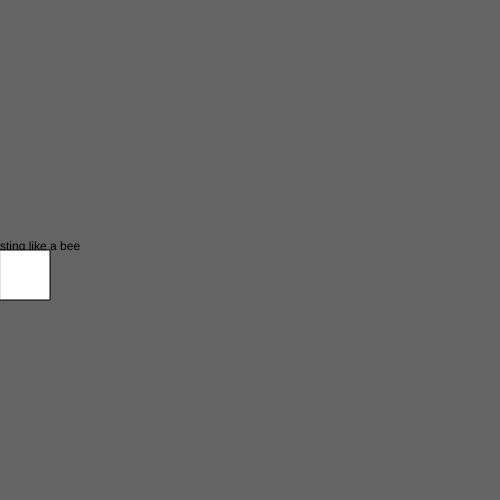
Frame 1 (no input)
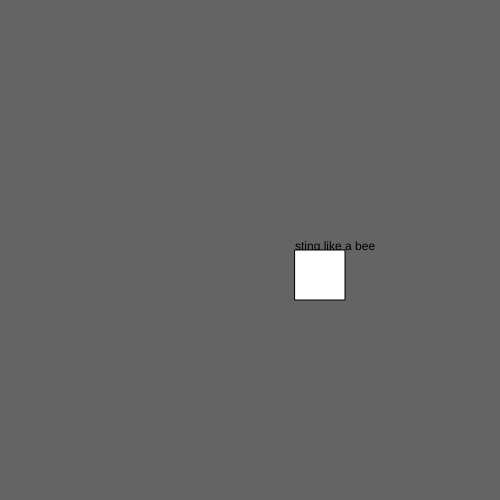
Frame 60 (no input)
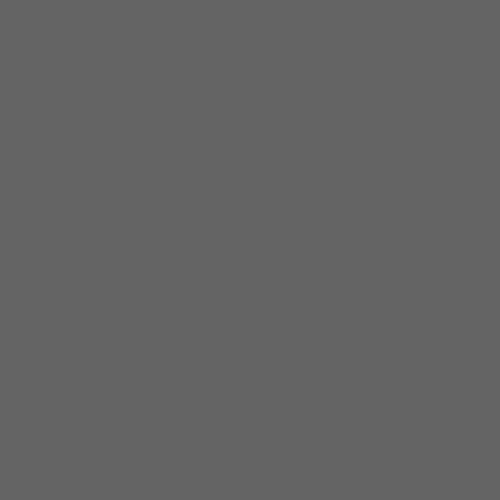
Frame 120 (the mouse pressed at the canvas centre since frame 60)

The p5.js sketch that drew these frames (run headless with seeded random() and noise() and a simulated clock; from frame 60 on, the mouse is pressed at the canvas centre):

// p5.js sketch
// ── sketch.js
var x = 0;

function setup() {
  createCanvas(500, 500);
}

function draw() {
background(100);
text("sting like a bee", x , 250);

rect(x, 250,50,50);
color("red");
x += 5 ;

if(x > width){
x = random(-500,-200);
 }
}
